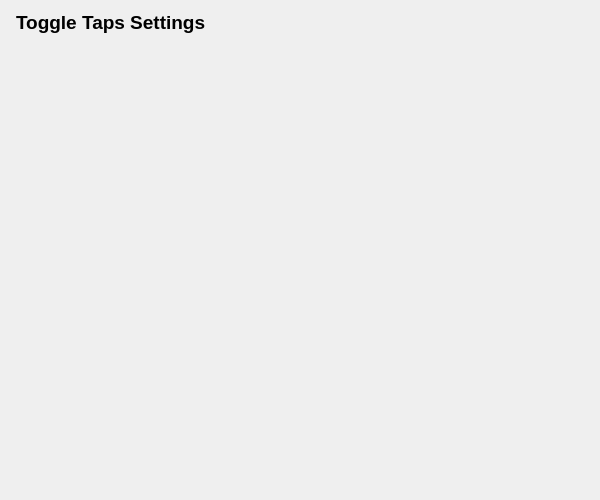
<?xml version="1.0" encoding="UTF-8"?>
<ui version="4.0">
 <class>ToggleTapsPage</class>
 <widget class="QWidget" name="ToggleTapsPage">
  <property name="geometry">
   <rect>
    <x>0</x>
    <y>0</y>
    <width>600</width>
    <height>500</height>
   </rect>
  </property>
  <property name="windowTitle">
   <string>Toggle Taps</string>
  </property>
  <layout class="QVBoxLayout" name="verticalLayout">
   <item>
    <widget class="QLabel" name="titleLabel">
     <property name="text">
      <string>Toggle Taps Settings</string>
     </property>
     <property name="styleSheet">
      <string>QLabel { font-size: 14pt; font-weight: bold; margin-bottom: 10px; }</string>
     </property>
    </widget>
   </item>
   <item>
    <widget class="QScrollArea" name="scrollArea">
     <property name="widgetResizable">
      <bool>true</bool>
     </property>
     <property name="frameShape">
      <enum>QFrame::NoFrame</enum>
     </property>
     <widget class="QWidget" name="scrollAreaWidgetContents">
      <property name="geometry">
       <rect>
        <x>0</x>
        <y>0</y>
        <width>580</width>
        <height>450</height>
       </rect>
      </property>
      <layout class="QVBoxLayout" name="scrollLayout">
       <property name="spacing">
        <number>0</number>
       </property>
       <property name="leftMargin">
        <number>0</number>
       </property>
       <property name="topMargin">
        <number>0</number>
       </property>
       <property name="rightMargin">
        <number>0</number>
       </property>
       <property name="bottomMargin">
        <number>0</number>
       </property>
      </layout>
     </widget>
    </widget>
   </item>
  </layout>
 </widget>
 <resources/>
 <connections/>
</ui>
